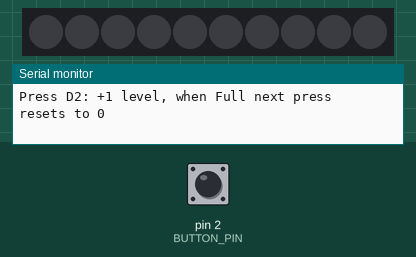
This sketch was run on a simulated Arduino Uno, built with avr-gcc and run on an emulated ATmega328P. On the bench: 10 RGB LEDs in strip order, left to right, the last lines printed to the serial monitor. Inputs (shaded band) come from the test bench; at power-on: pin 2 (BUTTON_PIN) HIGH.

Above: at 1.2 s.
1.3 s: pin 2 (BUTTON_PIN) pulled LOW for 0.15 s
At 2.3 s:
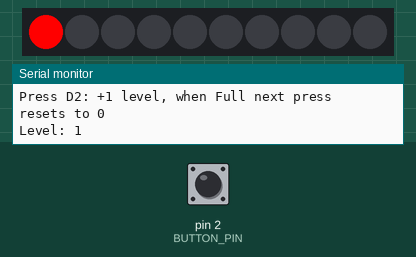
2.9 s: pin 2 (BUTTON_PIN) pulled LOW for 1 s
At 3.6 s:
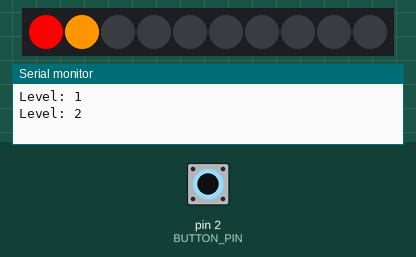
5.4 s: pin 2 (BUTTON_PIN) pulled LOW for 0.15 s
At 6.6 s:
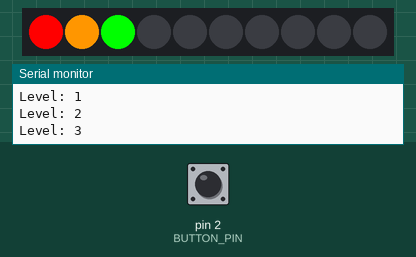
7.0 s: pin 2 (BUTTON_PIN) pulled LOW for 1 s
At 7.9 s:
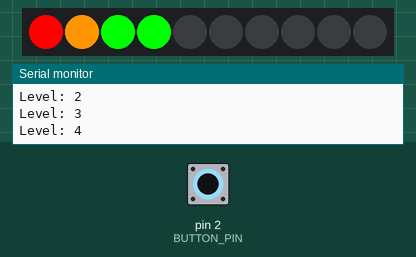
Timing chart, 0 to 10.0 s (numbered marks = the images above; inputs shaded):
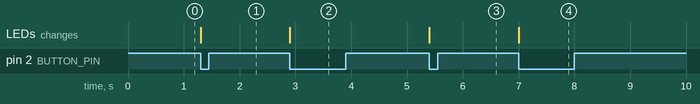

Measured:
- after the input at 1.3 s, the LEDs: change at once (image 1)
- after the input at 2.9 s, the LEDs: change at once (image 2)
- after the input at 5.4 s, the LEDs: change at once (image 3)
- after the input at 7.0 s, the LEDs: change at once (image 4)

The sketch:

Crowtail_LEDBar.ino
```cpp
#include <Grove_LED_Bar.h>

#define BUTTON_PIN 2        // 버튼 (D2 포트)

// LED Bar는 D4 포트 사용: D4(노랑)=DATA, D5(흰색)=CLK
const int PIN_CLK = 5;      // 필요 시 4↔5 서로 바꿔보세요
const int PIN_DAT = 4;

Grove_LED_Bar bar(PIN_CLK, PIN_DAT, 0); // 0: 왼→오, 1: 반대

int level = 0;                       // 0~10
int btnPrev = HIGH;
unsigned long lastChange = 0;
const unsigned long debounceMs = 50;

void setup() {
  Serial.begin(115200);
  pinMode(BUTTON_PIN, INPUT_PULLUP);

  bar.begin();
  bar.setLevel(level);
  Serial.println(F("Press D2: +1 level, when Full next press resets to 0"));
}

void loop() {
  int b = digitalRead(BUTTON_PIN);

  // 디바운스 + 하강엣지(눌림) 검출
  if (b != btnPrev && (millis() - lastChange) > debounceMs) {
    lastChange = millis();
    btnPrev = b;

    if (b == LOW) {  // 버튼 눌림
      if (level < 10) {
        level++;
        bar.setLevel(level);
        Serial.print(F("Level: ")); Serial.println(level);
        if (level == 10) Serial.println(F("Full"));
      } else {
        // Full 상태에서 다음 누름 → 0으로 리셋
        level = 0;
        bar.setLevel(0);
        Serial.println(F("Reset to 0"));
      }
    }
  }
}
```
